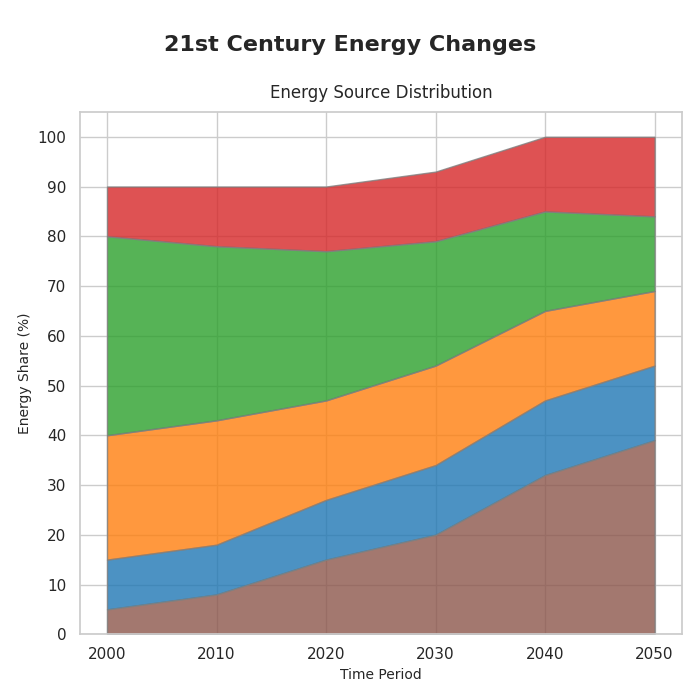

This chart was generated by the following Python code:
import matplotlib.pyplot as plt
import numpy as np

years = np.arange(2000, 2051, 10)
energy_sources = ['Renewables', 'Nuclear', 'Natural Gas', 'Coal', 'Hydroelectric']  # Shuffled
coal = [40, 35, 30, 25, 20, 15]
natural_gas = [25, 25, 20, 20, 18, 15]
nuclear = [10, 10, 12, 14, 15, 15]
hydroelectric = [10, 12, 13, 14, 15, 16]
renewables = [5, 8, 15, 20, 32, 39]
data = np.vstack([renewables, nuclear, natural_gas, coal, hydroelectric])  # Reordered to match shuffled labels

fig, ax1 = plt.subplots(figsize=(7, 7))
fig.suptitle('21st Century Energy Changes', fontsize=16, fontweight='bold', y=0.95)  # Altered title

colors = ['#8c564b', '#1f77b4', '#ff7f0e', '#2ca02c', '#d62728']
ax1.stackplot(years, data, colors=colors, alpha=0.8, edgecolor='grey')
ax1.set_title('Energy Source Distribution', fontsize=12, pad=10)  # Altered subtitle
ax1.set_xlabel('Time Period', fontsize=10)  # Altered x-axis label
ax1.set_ylabel('Energy Share (%)', fontsize=10)  # Altered y-axis label
ax1.set_xticks(years)
ax1.set_yticks(np.arange(0, 101, 10))

plt.tight_layout(rect=[0, 0, 1, 0.96])
plt.show()
